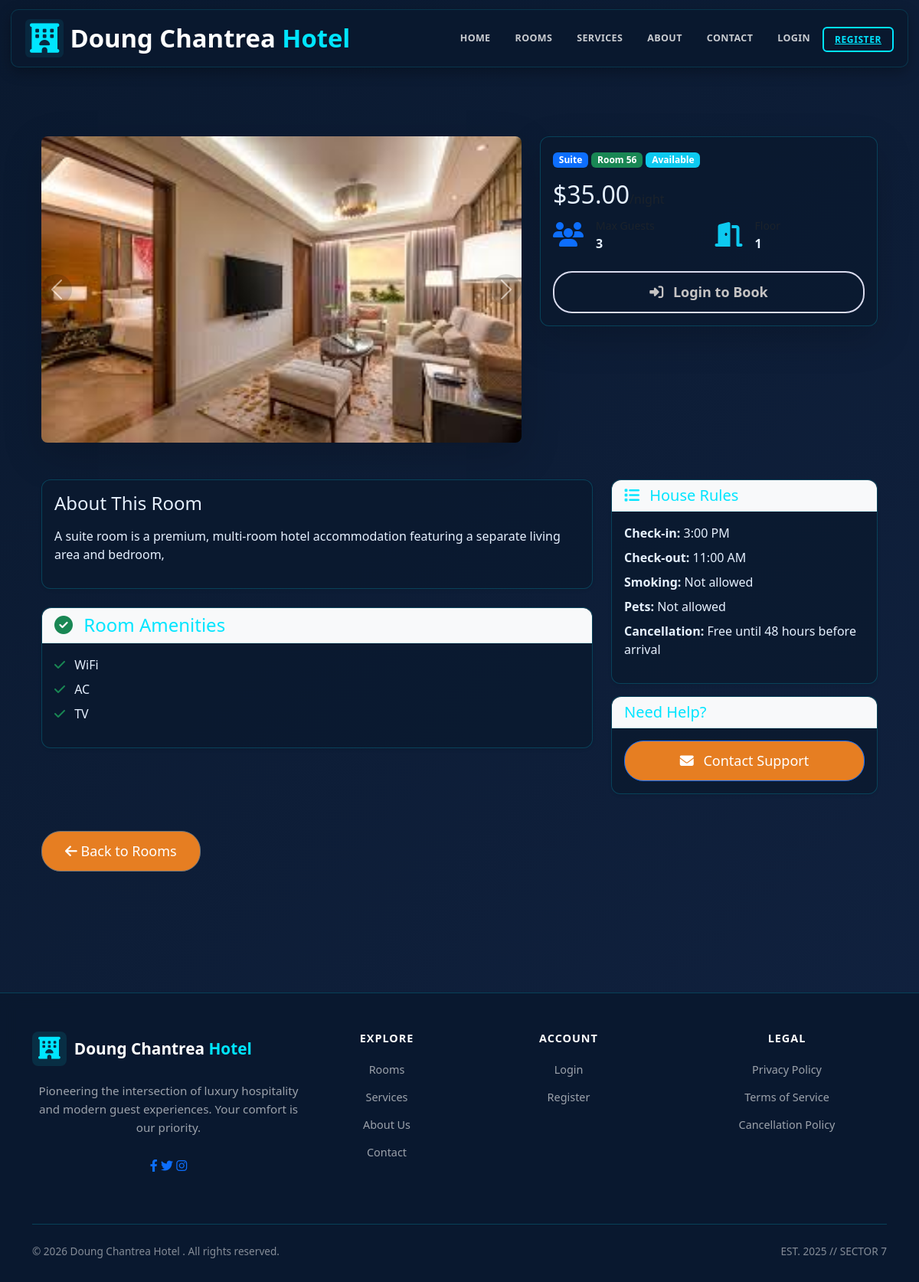
The app's page /room/4/, older data.
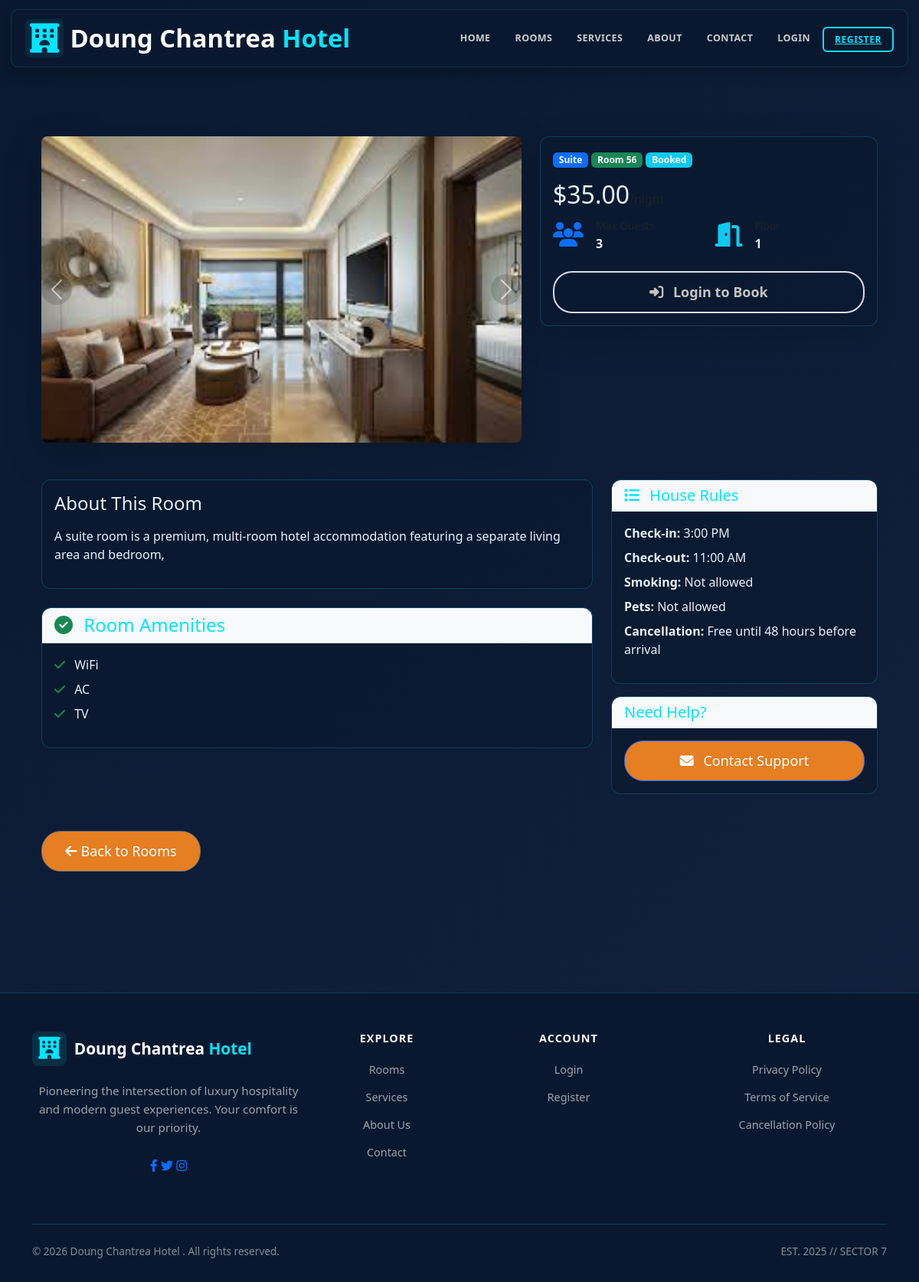
The same page, newer data.
### hotel/models.py (models this page shows, shortened)
class Room(models.Model):
    id = models.AutoField(primary_key=True)
    STATUS_CHOICES = [
        ('Available', 'Available'),
        ('Booked', 'Booked'),
        ('Maintenance', 'Maintenance'),
    ]
    room_number = models.CharField(max_length=10, unique=True)
    category = models.ForeignKey(RoomCategory, on_delete=models.CASCADE, related_name='rooms')
    assigned_staff = models.ForeignKey('Staff', on_delete=models.SET_NULL, null=True, blank=True, related_name='assigned_rooms')
    status = models.CharField(max_length=15, choices=STATUS_CHOICES, default='Available')
    floor = models.IntegerField(default=1, validators=[MinValueValidator(1), MaxValueValidator(100)])
    max_occupancy = models.IntegerField(default=2, validators=[MinValueValidator(1)])
    price = models.DecimalField(max_digits=10, decimal_places=2, null=True, blank=True, validators=[MinValueValidator(0)], help_text="Room-specific price (leave blank to use category base price)")
    amenities = models.TextField(default="WiFi, AC, TV", help_text="Comma-separated list of amenities")
    description = models.TextField(blank=True, null=True)
    image = models.ImageField(upload_to='rooms/', blank=True, null=True)
    created_at = models.DateTimeField(default=timezone.now)
    class Meta:
        ordering = ['room_number']

class RoomCategory(models.Model):
    id = models.AutoField(primary_key=True)
    category_name = models.CharField(max_length=50, unique=True)
    class Meta:
        verbose_name_plural = "Room Categories"

### hotel/views.py (the view)
# urls.py: path('room/<int:room_id>/', views.room_detail, name='room_detail'),
def room_detail(request, room_id):
    room = get_object_or_404(Room, id=room_id)
    amenities_list = [a.strip() for a in (room.amenities or 'WiFi, AC, TV').split(',')]
    context = {
        'room': room,
        'amenities_list': amenities_list,
    }
    return render(request, 'hotel/html/room_detail.html', context)

### hotel/template/hotel/html/room_detail.html (shortened to what the changed rows need)
{% extends 'hotel/html/base.html' %}
{% load static %}
{% block content %}
<div class="container my-5">
    <div class="row mb-4">
        <div class="col-lg-7">
            <div id="roomGallery" class="carousel slide shadow-lg" data-bs-ride="carousel">
                <div class="carousel-inner" style="border-radius: 8px; overflow: hidden; height: 400px;">
                    <div class="carousel-item active">
                        {% if room.image %}
                            <img src="{{ room.image.url }}" class="d-block w-100" style="object-fit: cover; height: 100%;" alt="Room">
                        {% else %}
                            <img src="{% static 'hotel/images/default-room.jpg' %}" class="d-block w-100" style="object-fit: cover; height: 100%;" alt="Room">
                        {% endif %}
                    </div>
                </div>
            </div>
        </div>
        <div class="col-lg-5">
            <div class="card shadow-lg">
                <div class="card-body">
                    <div class="mb-3">
                        <span class="badge bg-primary">{{ room.category.category_name }}</span>
                        <span class="badge bg-success">Room {{ room.room_number }}</span>
                        <span class="badge bg-info">{{ room.status }}</span>
                    </div>
                    <h2 class="mb-2">
                        {% if room.price %}
                            ${{ room.price|floatformat:2 }}<small class="fs-6 text-muted">/night</small>
                        {% else %}
                            <span class="fs-6 text-muted">Price on request</span>
                        {% endif %}
                    </h2>
                    <div class="mb-4">
                        <div class="row g-3">
                            <div class="col-6">
                                <div class="d-flex align-items-center">
                                    <div>
                                        <p class="mb-0"><strong>{{ room.max_occupancy }}</strong></p>
                                    </div>
                                </div>
                            </div>
                            <div class="col-6">
                                <div class="d-flex align-items-center">
                                    <div>
                                        <p class="mb-0"><strong>{{ room.floor }}</strong></p>
                                    </div>
                                </div>
                            </div>
                        </div>
                    </div>
                    {% if user.is_authenticated %}
                        <form method="post" action="{% url 'add_room_to_cart' room.id %}" style="margin-bottom: 0;">
                            {% csrf_token %}
                            <div class="row g-2 mb-3">
                                <div class="col-6">
                                    <label class="form-label" style="font-size: 12px; font-weight: 700;">Check-in</label>
                                    <input type="date" name="check_in_date" class="form-control form-control-sm" required>
                                </div>
                                <div class="col-6">
                                    <label class="form-label" style="font-size: 12px; font-weight: 700;">Check-out</label>
                                    <input type="date" name="check_out_date" class="form-control form-control-sm" required>
                                </div>
                            </div>
                            <div class="mb-3">
                                <label class="form-label" style="font-size: 12px; font-weight: 700;">Guests</label>
                                <input type="number" name="number_of_guests" class="form-control form-control-sm" value="1" min="1" max="{{ room.max_occupancy }}" required>
                            </div>
                            <button type="submit" class="btn btn-outline-success btn-lg w-100" style="font-weight: 700;">
                                <i class="fas fa-shopping-cart me-2"></i> Add to Cart
                            </button>
                        </form>
                    {% else %}
                        <a href="{% url 'login' %}" class="btn btn-primary btn-lg w-100">
                            <i class="fas fa-sign-in-alt me-2"></i> Login to Book
                        </a>
                    {% endif %}
                </div>
            </div>
        </div>
    </div>
    <div class="row mt-5">
        <div class="col-lg-8">
            <div class="card shadow-sm mb-4">
                <div class="card-body">
                    <h4 class="mb-3">About This Room</h4>
                    <p>{{ room.description|default:"Beautiful room with all modern amenities to ensure your comfortable stay." }}</p>
                </div>
            </div>
        </div>
    </div>
</div>
{% endblock %}

Row changes from the older to the newer data that the page shows:
changed Room "Suite": image: a different picture; status "Available" → "Booked"
